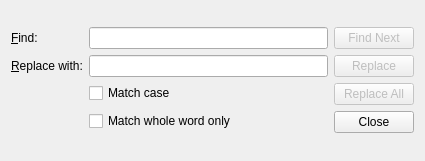
<?xml version="1.0" encoding="UTF-8"?>
<ui version="4.0">
 <class>FindAndReplace</class>
 <widget class="QDialog" name="FindAndReplace">
  <property name="geometry">
   <rect>
    <x>0</x>
    <y>0</y>
    <width>425</width>
    <height>161</height>
   </rect>
  </property>
  <property name="minimumSize">
   <size>
    <width>425</width>
    <height>161</height>
   </size>
  </property>
  <property name="maximumSize">
   <size>
    <width>425</width>
    <height>161</height>
   </size>
  </property>
  <property name="windowTitle">
   <string>Replace</string>
  </property>
  <layout class="QGridLayout" name="gridLayout_2">
   <item row="0" column="0">
    <layout class="QGridLayout" name="gridLayout">
     <item row="1" column="0">
      <widget class="QLabel" name="label_2">
       <property name="text">
        <string>&amp;Replace with:</string>
       </property>
       <property name="buddy">
        <cstring>uiReplace</cstring>
       </property>
      </widget>
     </item>
     <item row="0" column="0">
      <widget class="QLabel" name="label">
       <property name="text">
        <string>&amp;Find:</string>
       </property>
       <property name="buddy">
        <cstring>uiFind</cstring>
       </property>
      </widget>
     </item>
     <item row="2" column="1">
      <widget class="QCheckBox" name="uiMatchCase">
       <property name="text">
        <string>Match case</string>
       </property>
      </widget>
     </item>
     <item row="0" column="1">
      <widget class="QLineEdit" name="uiFind"/>
     </item>
     <item row="1" column="1">
      <widget class="QLineEdit" name="uiReplace"/>
     </item>
     <item row="3" column="1">
      <widget class="QCheckBox" name="uiWholeWord">
       <property name="text">
        <string>Match whole word only</string>
       </property>
      </widget>
     </item>
     <item row="0" column="2" rowspan="4">
      <layout class="QVBoxLayout" name="verticalLayout_5">
       <item>
        <widget class="QPushButton" name="uiFindNext">
         <property name="enabled">
          <bool>false</bool>
         </property>
         <property name="text">
          <string>Find Next</string>
         </property>
        </widget>
       </item>
       <item>
        <widget class="QPushButton" name="uiReplaceOne">
         <property name="enabled">
          <bool>false</bool>
         </property>
         <property name="text">
          <string>Replace</string>
         </property>
        </widget>
       </item>
       <item>
        <widget class="QPushButton" name="uiReplaceAll">
         <property name="enabled">
          <bool>false</bool>
         </property>
         <property name="text">
          <string>Replace All</string>
         </property>
        </widget>
       </item>
       <item>
        <widget class="QPushButton" name="uiClose">
         <property name="text">
          <string>Close</string>
         </property>
        </widget>
       </item>
       <item>
        <spacer name="verticalSpacer">
         <property name="orientation">
          <enum>Qt::Vertical</enum>
         </property>
         <property name="sizeHint" stdset="0">
          <size>
           <width>20</width>
           <height>40</height>
          </size>
         </property>
        </spacer>
       </item>
      </layout>
     </item>
    </layout>
   </item>
  </layout>
 </widget>
 <tabstops>
  <tabstop>uiFind</tabstop>
  <tabstop>uiReplace</tabstop>
  <tabstop>uiFindNext</tabstop>
  <tabstop>uiReplaceOne</tabstop>
  <tabstop>uiReplaceAll</tabstop>
  <tabstop>uiClose</tabstop>
  <tabstop>uiMatchCase</tabstop>
  <tabstop>uiWholeWord</tabstop>
 </tabstops>
 <resources/>
 <connections>
  <connection>
   <sender>uiClose</sender>
   <signal>clicked()</signal>
   <receiver>FindAndReplace</receiver>
   <slot>close()</slot>
   <hints>
    <hint type="sourcelabel">
     <x>376</x>
     <y>113</y>
    </hint>
    <hint type="destinationlabel">
     <x>212</x>
     <y>80</y>
    </hint>
   </hints>
  </connection>
 </connections>
</ui>
